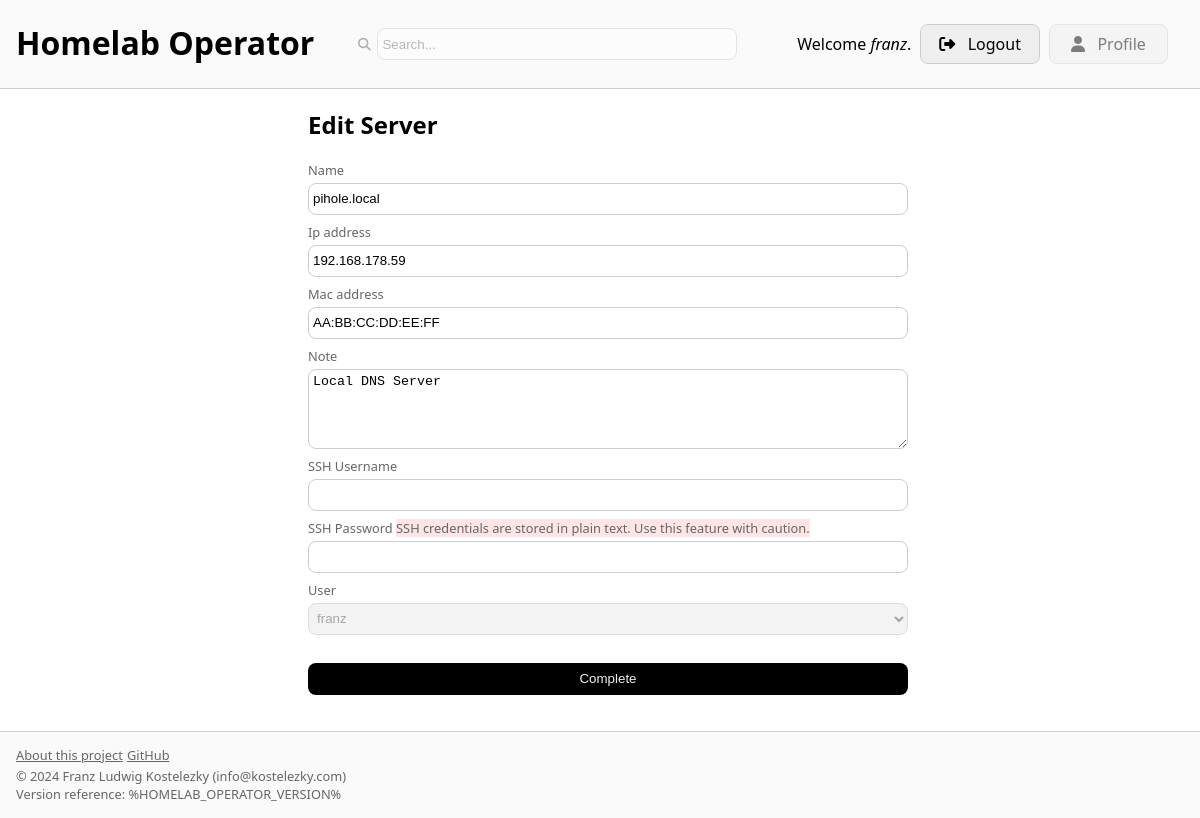
The app's page /edit/server/2/ (signed in) with its own data.
### webui/models.py (models this page shows, shortened)
class Server(models.Model):
    name = models.CharField(max_length=100)
    ip_address = models.GenericIPAddressField()
    mac_address = models.CharField(max_length=17)
    note = models.TextField(null=True, blank=True)
    ssh_username = models.CharField(max_length=100, null=True, blank=True)
    ssh_password = models.CharField(max_length=100, null=True, blank=True)
    user = models.ForeignKey('auth.User', on_delete=models.CASCADE, null=True, blank=True)

### webui/views.py (the view)
# urls.py: path('edit/server/<int:server_id>/', views.edit_server, name='edit_server'),
@login_required
def edit_server(request, server_id):
    user = request.user
    server = Server.objects.get(id=server_id)
    if request.method == 'POST':
        form = ServerForm(request.POST, instance=server)
        if form.is_valid():
            server = form.save()
            server.user = user
            server.save()
            messages.success(request, f"Server {server.name} updated successfully")
            return redirect('dashboard')
    else:
        form = ServerForm(instance=server, user=user)
    context = {
        'form': form,
        'form_title': 'Edit Server',
    }
    return render(request, 'html_components/form.html', context)

### webui/forms.py
class ServerForm(ModelForm):
    def __init__(self, *args, **kwargs):
        user = kwargs.pop('user', None)
        super(ServerForm, self).__init__(*args, **kwargs)
        if user:
            self.fields['user'].initial = user
            self.fields['user'].disabled = True
        self.fields['ssh_username'].label = 'SSH Username'
        self.fields['ssh_password'].label = 'SSH Password'
        self.fields['ssh_password'].help_text = format_html('<span class="soft error">SSH credentials are stored in plain text. Use this feature with caution.</span>')
    class Meta:
        model = Server
        fields = '__all__'

### templates/html_components/form.html (shortened to what this page needs)
{% extends 'html/base.html' %}
{% block content %}
    <div class="login" style="width: 50vw; display: block; margin: auto;">
        <h2>
            {% if form_title %}
                {{ form_title }}
            {% else %}
                Form
            {% endif %}
        </h2>
        {% if form %}
            <form method="post" style="display: grid;">
                {% for field in form %}
                    <label class="soft" for="{{ field.id_for_label }}">
                        {{ field.label }}
                        {% if field.help_text %}
                            {{ field.help_text }}
                        {% endif %}
                    </label>
                    {{ field }}
                    <div class="spacer" style="height: 0.25rem;"></div>
                {% endfor %}
                <div class="spacer"></div>
                <input type="submit" value="Complete">
            </form>
        {% endif %}
    </div>
    <div class="spacer"></div>
{% endblock %}

### templates/html/base.html (shortened to what this page needs)
{% load static %}
<!DOCTYPE html>
<html lang="en">
<head>
    <link rel="stylesheet" type="text/css" href="{% static 'base.css' %}">
    <link rel="stylesheet" href="https://use.fontawesome.com/releases/v6.6.0/css/all.css">
</head>
<body>
    <div class="header">
        <h1 class="headline">
            <a href="/" style="text-decoration: none; color: black;">
                {% block headline %}Homelab Operator{% endblock %}
            </a>
        </h1>
        {% if user.is_authenticated %}
            <div class="no" style="margin: auto;">
                <i class="fas fa-search soft" style="margin-right: 0.15rem;"></i>
                <input type="text" placeholder="Search..." style="width: 30vw;">
            </div>
        {% endif %}
        {% if messages %}
            {% for message in messages %}
                <div class="floating message {{ message.tags }}">
                    {{ message }}
                </div>
            {% endfor %}
        {% else %}
            {% if user.is_authenticated and not messages %}
            <div style="margin: auto 2rem auto 1rem; width: max-content; display: flex;">
                <div style="margin: auto; min-width: max-content;">Welcome <i>{{ user.username }}</i>.</div>
                <div class="spacer" style="width: 2rem;"></div>
                {% include 'html_components/inline_button.html' with label='Logout' fa_icon='fa-right-from-bracket' href='/logout' %}
                <div class="spacer" style="width: 2rem;"></div>
                {% include 'html_components/inline_button.html' with label='Profile' fa_icon='fa-user' href='' %}
            </div>
            {% endif %}
        {% endif %}
    </div>
    <div class="main">
        {% block content %}{% endblock %}
        <div class="spacer"></div>
    </div>
    <div class="footer">
        <div>
            <a class="soft" href="/about">About this project</a>
            <a class="soft" href="https://github.com/flemk/homelab-operator" target="_blank">GitHub</a>
        </div>
        <div class="spacer" style="height: 0.15rem;"></div>
        <div class="soft">&copy; 2024 Franz Ludwig Kostelezky (info@kostelezky.com)</div>
        <div class="soft">Version reference: %HOMELAB_OPERATOR_VERSION%</div>
    </div>
</body>
</html>

### static/base.css (style rules this page uses)
:root { --button-color: #000; --button-color-hover: #444; }
html, body { font-family: 'Segoe UI', Tahoma, Geneva, Verdana, sans-serif; margin: 0; padding: 0; width: 100vw; overflow-x: hidden; }
.header, .main, .footer { padding-left: 1rem; width: calc(100vw - 1rem); }
.header { border-bottom: 1px solid #ccc; display: flex; background-color: #efefef50; position: fixed; height: 5.5rem; }
.main { min-height: calc(100vh - 11rem); overflow-y: hidden; margin-top: 5.5rem; width: 70vw; margin-left: auto; margin-right: auto; }
.footer { border-top: 1px solid #ccc; background-color: #efefef50; width: -moz-available; height: 4rem; padding-top: .7rem; padding-bottom: .7rem; }
input, .input, textarea { border: none; border-radius: 0.5rem; padding: 0.25rem; width: 100%; margin: .25rem 0; display: inline-block; border: 1px solid #ccc; box-sizing: border-box; text-decoration: none; height: 2rem; }
textarea { min-height: 5rem; }
select { border: none; border-radius: 0.5rem; padding: 0.25rem; width: 100%; margin: .25rem 0; display: inline-block; border: 1px solid #ccc; box-sizing: border-box; text-decoration: none; height: 2rem; }
input[type=submit], .button { border: none; border-radius: 0.5rem; padding: 0.25rem; width: 100%; margin: .25rem 0; display: inline-block; box-sizing: border-box; text-decoration: none; height: 2rem; cursor: pointer; background-color: var(--button-color); color: #efefef; text-align: center; align-content: center; min-width: max-content; }
.error { background-color: #ffe5e5 !important; color: black !important; border: 1px solid red; }
.soft { color: #666 !important; border: none !important; font-size: .8rem !important; }
.spacer { height: 1rem; }
.no { cursor: not-allowed; filter: opacity(50%); }

### records on screen
Server: form "pihole.local" "192.168.178.59" "AA:BB:CC:DD:EE:FF" "Local DNS Server" "franz"

### other values on screen
{{ user.username }} "franz"
{{ label }} "Logout Profile"
{{ field.label }} "Name" "Ip address" "Mac address" "Note" "SSH Username" "SSH Password" "User"
{{ field.help_text }} "SSH credentials are stored in plain text. Use this feature with caution."
